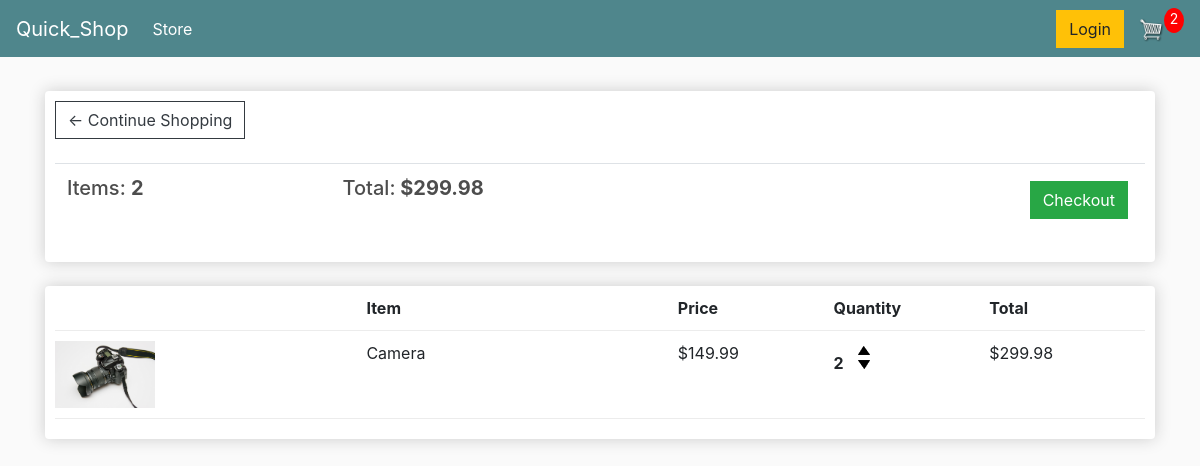
/cart/ (signed in), run on an earlier commit of the app's database.
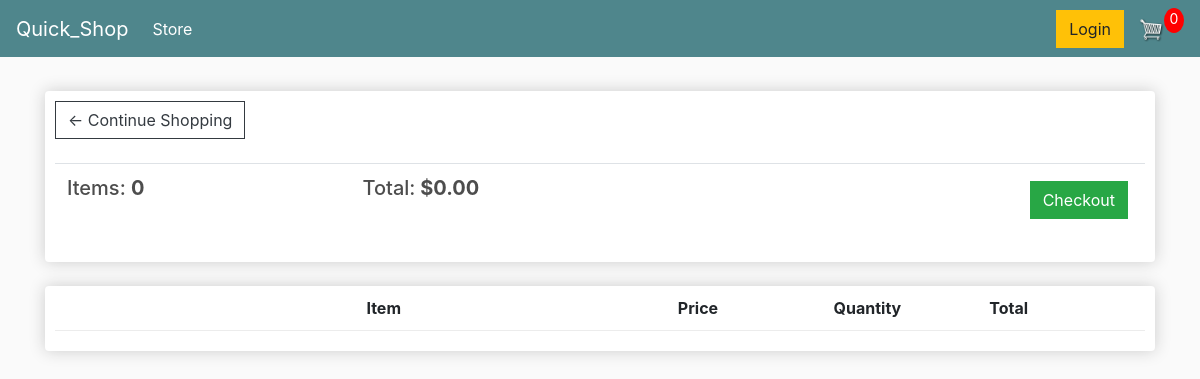
And on a later commit of the database.
### store/models.py (models this page shows, shortened)
class Order(models.Model):
	customer = models.ForeignKey(Customer, on_delete=models.SET_NULL, null=True, blank=True)
	date_ordered = models.DateTimeField(auto_now_add=True)
	complete = models.BooleanField(default=False)
	transaction_id = models.CharField(max_length=100, null=True)
	@property
	def get_cart_total(self):
		orderitems = self.orderitem_set.all()
		total = sum([item.get_total for item in orderitems])
		return total
	@property
	def get_cart_items(self):
		orderitems = self.orderitem_set.all()
		total = sum([item.quantity for item in orderitems])
		return total

class OrderItem(models.Model):
	product = models.ForeignKey(Product, on_delete=models.SET_NULL, null=True)
	order = models.ForeignKey(Order, on_delete=models.SET_NULL, null=True)
	quantity = models.IntegerField(default=0, null=True, blank=True)
	date_added = models.DateTimeField(auto_now_add=True)
	@property
	def get_total(self):
		total = self.product.price * self.quantity
		return total

class Product(models.Model):
	name = models.CharField(max_length=200)
	price = models.FloatField()
	digital = models.BooleanField(default=False,null=True, blank=True)
	image = models.ImageField(null=True, blank=True)
	@property
	def imageURL(self):
		try:
			url = self.image.url
		except:
			url = ''
		return url

### store/views.py (the view)
# urls.py: path('cart/', views.cart, name="cart"),
def cart(request):
	data = cartData(request)
	cartItems = data['cartItems']
	order = data['order']
	items = data['items']
	context = {'items':items, 'order':order, 'cartItems':cartItems}
	return render(request, 'store/cart.html', context)

### store/utils.py (called while the page is built)
def cartData(request):
	if request.user.is_authenticated:
		customer = request.user.customer
		order, created = Order.objects.get_or_create(customer=customer, complete=False)
		items = order.orderitem_set.all()
		cartItems = order.get_cart_items
	else:
		cookieData = cookieCart(request)
		cartItems = cookieData['cartItems']
		order = cookieData['order']
		items = cookieData['items']
	return {'cartItems':cartItems ,'order':order, 'items':items}

### store/templates/store/cart.html
{% extends 'store/main.html' %}
{% load static %}
{% block content %}
	<div class="row">
		<div class="col-lg-12">
			<div class="box-element">
				<a  class="btn btn-outline-dark" href="{% url 'store' %}">&#x2190; Continue Shopping</a>
				<br>
				<br>
				<table class="table">
					<tr>
						<th><h5>Items: <strong>{{order.get_cart_items}}</strong></h5></th>
						<th><h5>Total:<strong> ${{order.get_cart_total|floatformat:2}}</strong></h5></th>
						<th>
							<a  style="float:right; margin:5px;" class="btn btn-success" href="{% url 'checkout' %}">Checkout</a>
						</th>
					</tr>
				</table>
			</div>
			<br>
			<div class="box-element">
				<div class="cart-row">
					<div style="flex:2"></div>
					<div style="flex:2"><strong>Item</strong></div>
					<div style="flex:1"><strong>Price</strong></div>
					<div style="flex:1"><strong>Quantity</strong></div>
					<div style="flex:1"><strong>Total</strong></div>
				</div>
				{% for item in items %}
				<div class="cart-row">
					<div style="flex:2"><img class="row-image" src="{{item.product.imageURL}}"></div>
					<div style="flex:2"><p>{{item.product.name}}</p></div>
					<div style="flex:1"><p>${{item.product.price|floatformat:2}}</p></div>
					<div style="flex:1">
						<p class="quantity">{{item.quantity}}</p>
						<div class="quantity">
							<img data-product="{{item.product.id}}" data-action="add" class="chg-quantity update-cart" src="{% static  'images/arrow-up.png' %}">
							<img data-product="{{item.product.id}}" data-action="remove" class="chg-quantity update-cart" src="{% static  'images/arrow-down.png' %}">
						</div>
					</div>
					<div style="flex:1"><p>${{item.get_total|floatformat:2}}</p></div>
				</div>
				{% endfor %}
			</div>
		</div>
	</div>
{% endblock content %}

What changed in the data, as far as the page shows it:
no longer on this page (row edited): Order: get_cart_items "2", get_cart_total "299.98"
removed OrderItem: product.imageURL (picture), product.name "Camera", product.price "149.99", quantity "2", get_total "299.98"
added Order: get_cart_items "0", get_cart_total "0.00"
Also different on the page:
{{ cartItems }}: "2" → "0"
